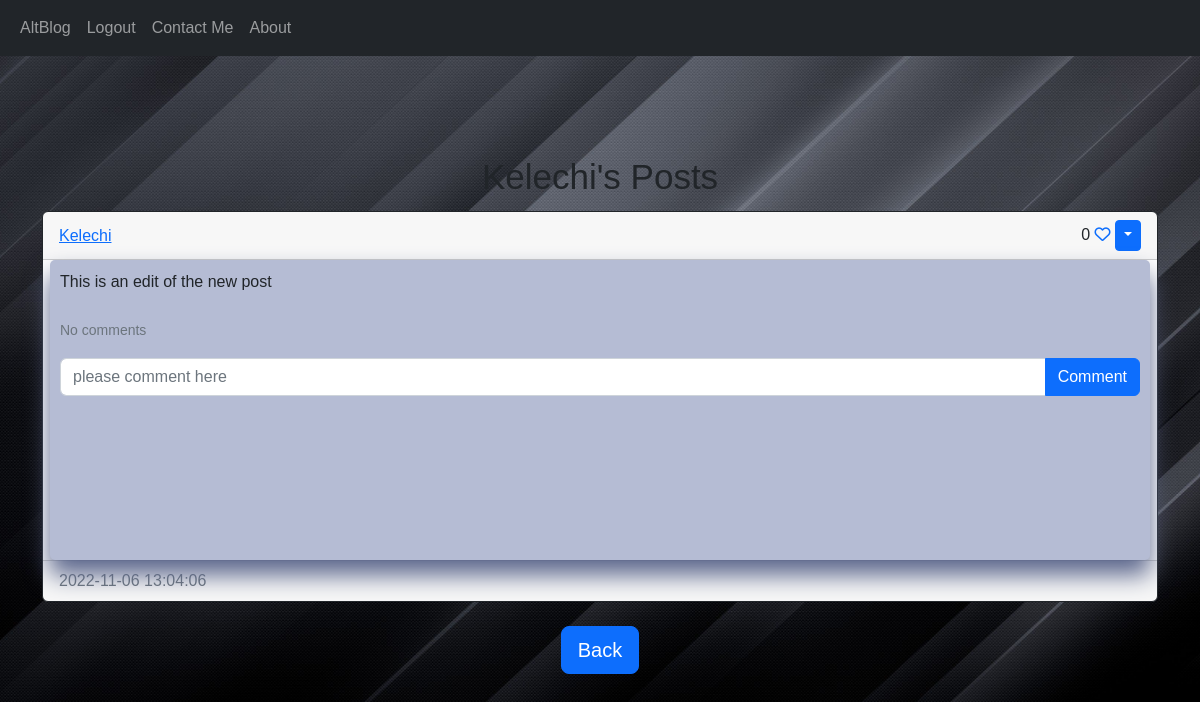
The page /posts/Kelechi (signed in) on the database its author committed.
### BLogSite/models.py (models this page shows)
class User(db.Model, UserMixin):
    id = db.Column(db.Integer, primary_key=True)
    email = db.Column(db.String(100), unique=True)
    username = db.Column(db.String(100), unique=True)
    password = db.Column(db.String(100))
    first_name = db.Column(db.String)
    last_name = db.Column(db.String)
    date_created = db.Column(db.DateTime(timezone=True), default=func.now())
    posts = db.relationship("Post", backref="user", passive_deletes=True)
    comments = db.relationship("Comment", backref="user", passive_deletes=True)
    likes = db.relationship("Like", backref="user", passive_deletes=True)

class Post(db.Model):
    id = db.Column(db.Integer, primary_key=True)
    text = db.Column(db.Text, nullable=False)
    date_created = db.Column(db.DateTime(timezone=True), default=func.now())
    author = db.Column(db.Integer, db.ForeignKey("user.id", ondelete="CASCADE"), nullable=False)
    comments = db.relationship("Comment", backref="post", passive_deletes=True)
    likes = db.relationship("Like", backref="post", passive_deletes=True)

### BLogSite/views.py (the view)
@views.route("/posts/<username>")
@login_required
def posts(username):
    user = User.query.filter_by(username=username).first()
    if not user:
        flash("No user with the username exists.", category="error")
        return redirect(url_for("views.home"))
    posts = user.posts
    return render_template("posts.html", user=current_user, posts=posts, username=username)

### BLogSite/__init__.py (called while the page is built)
def create_app():  # important when creating a flask app
    app = Flask(__name__)
    app.config['SECRET_KEY'] = "HelloThere"
    app.config['SQLALCHEMY_DATABASE_URI'] = f'sqlite:///{DB_NAME}'
    db.init_app(app)
    from .views import views
    from .authe import authe
    app.register_blueprint(views, url_prefix="/")
    app.register_blueprint(authe, url_prefix="/")
    from .models import User, Post, Comment, Like
    login_manager = LoginManager()
    login_manager.login_view = "authe.login"
    login_manager.init_app(app)
    @login_manager.user_loader
    def load_user(id):
        return User.query.get(int(id))
    create_database(app)
    return app

### BLogSite/templates/posts.html (shortened to what this page needs)
{% extends "posts_div.html" %}
{% block header %} {{username}}'s Posts {% endblock %}
{% block footer %}
<link rel="stylesheet" href="{{url_for('static', filename='post.css')}}">
 <div align="center">
       <a href="/home">
           <button type="button" class="btn btn-primary btn-lg">Back</button>
       </a>
    </div>
{% endblock %}

### BLogSite/templates/posts_div.html (shortened to what this page needs)
{% extends "base.html" %}
{% block content %}
<link rel="stylesheet" href="{{url_for('static', filename='post.css')}}">
<h1 align="center">{% block header %}Posts{% endblock %}</h1>
<div id="posts">
{% for post in posts %}
    <div class="card border-dark">
        <div class="card-header d-flex justify-content-between align-items-center">
            <a href="/posts/{{post.user.username}}">{{post.user.username}}</a>
            <div>
                {{post.likes|length}}
                {% if user.id in post.likes|map(attribute="author")|list %}
                <a href="/like-post/{{post.id}}"><i class="fa-solid fa-heart"></i></a>
                {%else%}
                <a href="/like-post/{{post.id}}"><i class="fa-regular fa-heart"></i></a>
                {%endif%}
                {% if user.id == post.author %}
            <div class="btn-group">
                <button type="button" class="btn btn-sm btn-primary dropdown-toggle" data-bs-toggle="dropdown"></button>
            </div>
                {% endif %}
            </div>
        </div>
            <div class="card-body">
                <div class="card-text">{{post.text}}</div>
                <br>
                <p class="card-text">
                    {% if post.comments|length > 0 %}
                        <a data-bs-toggle="collapse" href="#comments-{{post.id}}" role="button">
                            <small>View {{post.comments|length}} Comments</small>
                        </a>
                    {% else %}
                    <small class="text-muted">No comments</small>
                    {%endif%}
                </p>
                <form class="input-group mb-3" method="POST" action="/create-comment/{{post.id}}">
                    <input type="text" id="text" name="text" class="form-control" placeholder="please comment here" />
                    <button type="submit" class="btn btn-primary">Comment</button>
                </form>
            </div>
        <div class="card-footer text-muted">{{post.date_created}}</div>
    </div>
    <br>
{% endfor %}
</div>
{% block footer %}{% endblock %}
{% endblock %}

### BLogSite/templates/base.html (shortened to what this page needs)
<!doctype html>
<html lang="en">
<head>
    <link href="https://cdn.jsdelivr.net/npm/bootstrap@5.2.2/dist/css/bootstrap.min.css" rel="stylesheet">
</head>
<body>
<nav class="navbar navbar-expand-lg navbar-dark bg-dark">
<div class="container-fluid">
    <div class="collapse navbar-collapse" id="navbar">
        <div class="navbar-nav">
            <a class="nav-item nav-link" href="/home">AltBlog</a>
            {% if user.is_authenticated %}
            <a class="nav-item nav-link" href="/logout">Logout</a>
            {% else %}
            <a class="nav-item nav-link" href="/login">Login</a>
            {% endif %}
            <a class="nav-item nav-link" href="/contact-me">Contact Me</a>
            <a class="nav-item nav-link" href="/about">About</a>
        </div>
    </div>
</div>
</nav>
<div class="container">{% block content %}{% endblock %}</div>
</body>
</html>

### BLogSite/static/post.css (style rules this page uses)
body { margin: 0; padding: 0; background: url(pic4.jpg); background-position: center; background-size: cover; height: 100vh; font-family: sans-serif; }
.card-body { margin-right: auto; margin-left: auto; width: 1100px; box-shadow: 0 15px 25px rgba(90, 101, 139); height: 300px; border-radius: 5px; backdrop-filter: blur(14px); padding: 10px; background: rgb(181, 188, 212) }
.container { padding-top: 90px; }
h1 { margin: 10px; padding: 0px 0px 3px; text-align: center; font-size: 35px; }

### rows shown on the page
User: username "Kelechi"
Post: user.username "Kelechi", likes|length "0", text "This is an edit of the new post", date_created "2022-11-06 13:04:06"
